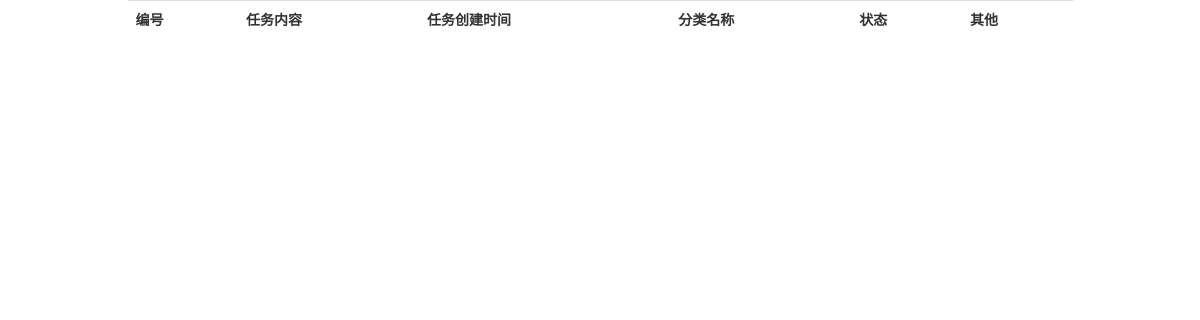
/todo/list/ (signed in), run on an earlier commit of the app's database.
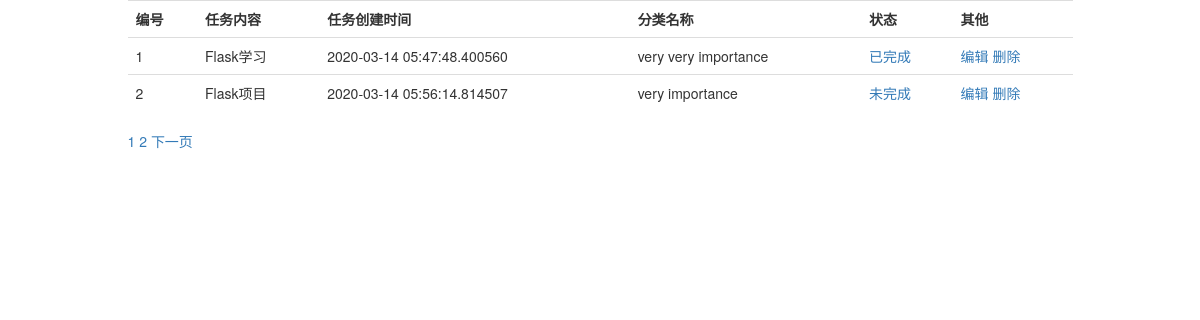
And on a later commit of the database.
### app/model.py (models this page shows, shortened)
class Todo(db.Model):
    __tablename__ = 'todos'
    id = db.Column(db.Integer, autoincrement=True, primary_key=True)
    content = db.Column(db.String(100))  # 任务内容
    status = db.Column(db.Boolean, default=False)  # 任务的状态
    add_time = db.Column(db.DateTime, default=datetime.utcnow)  # 任务创建时间
    user_id = db.Column(db.Integer, db.ForeignKey('users.id'))
    category_id = db.Column(db.Integer, db.ForeignKey('categories.id'))

class Category(db.Model):
    __tablename__ = 'categories'
    id = db.Column(db.Integer, autoincrement=True, primary_key=True)
    name = db.Column(db.String(20), unique=True)
    add_time = db.Column(db.DateTime, default=datetime.utcnow)  # 任务创建时间
    user_id = db.Column(db.Integer, db.ForeignKey('users.id'))
    todos = db.relationship('Todo', backref='category')

### app/todo/views.py (the view)
@todo.route('/list/')
@login_required
def list():
    page = int(request.args.get('page', 1))
    todoPageObj = Todo.query.filter_by(
        user_id=current_user.id).paginate(
        page, per_page=current_app.config['PER_PAGE'])
    return render_template('todo/list.html', todoObj=todoPageObj)

### app/auth/views.py (called while the page is built)
@auth.before_app_request
def before_request():
    if current_user.is_authenticated \
            and not current_user.confirmed \
            and request.endpoint[:5] != 'auth.' \
            and request.endpoint != 'static':
        return redirect(url_for('auth.unconfirmed'))

### app/model.py (called while the page is built)
@login_manager.user_loader
def load_user(user_id):
    return User.query.get(int(user_id))

### app/templates/todo/list.html (shortened to what this page needs)
{% extends 'bootstrap/base.html' %}
{% block content %}
    <div class="container">
        <div class="row">
            <div class="col-lg-10 col-lg-offset-1">
                <table class="table table-hover">
                    <tr>
                        <th>编号</th>
                        <th>任务内容</th>
                        <th>任务创建时间</th>
                        <th>分类名称</th>
                        <th>状态</th>
                        <th>其他</th>
                    </tr>
                    {% for todo in todoObj.items %}
                        <tr>
                            <td>{{ todo.id }}</td>
                            <td>{{ todo.content }}</td>
                            <td>{{ todo.add_time }}</td>
                            <td>{{ todo.category.name }}</td>
                            <td>
                                {% if todo.status %}
                                    <a href="{{ url_for('todo.undo', id=todo.id) }}">已完成</a>
                                {% else %}
                                    <a href="{{ url_for('todo.done', id=todo.id) }}">未完成</a>
                                {% endif %}
                            </td>
                            <td>
                                <a href="{{ url_for('todo.edit', id=todo.id) }}">编辑</a>
                                <a href="{{ url_for('todo.delete', id=todo.id) }}">删除</a>
                            </td>
                        </tr>
                    {% endfor %}
                </table>
                {% for i in todoObj.iter_pages() %}
                    <a href="{{ url_for('todo.list') }}?page={{ i }}">
                        {% if i %}
                            {{ i }}
                        {% else %}
                            ...
                        {% endif %}
                    </a>
                {% endfor %}
                {% if todoObj.has_next %}
                    <a href="{{ url_for('todo.list') }}?page={{ todoObj.next_num }}">下一页</a>
                {% endif %}
            </div>
        </div>
    </div>
{% endblock %}

What changed in the data, as far as the page shows it:
added Todo: id "1", content "Flask学习", add_time "2020-03-14 05:47:48.400560", category.name "very very importance"
added Todo: id "2", content "Flask项目", add_time "2020-03-14 05:56:14.814507", category.name "very importance"
Also different on the page:
new list line: "1"
new list line: "2"
text now shown: "下一页"
